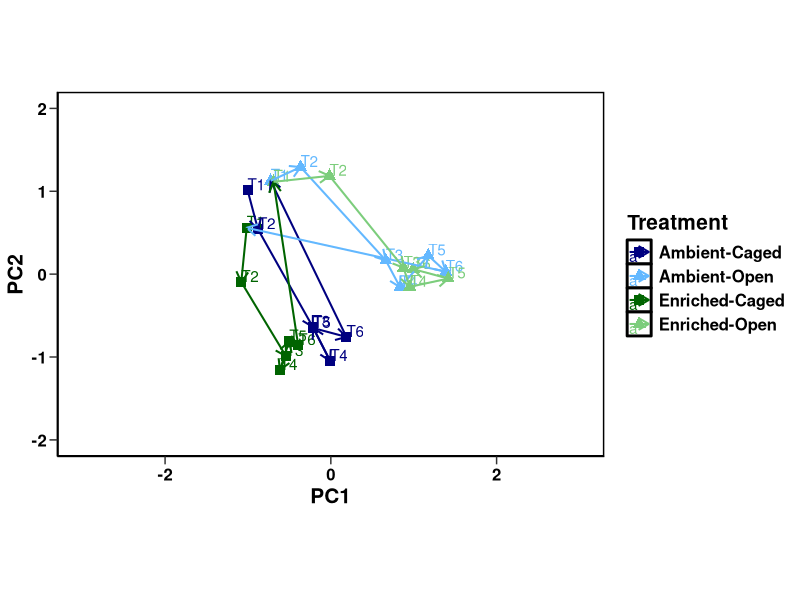
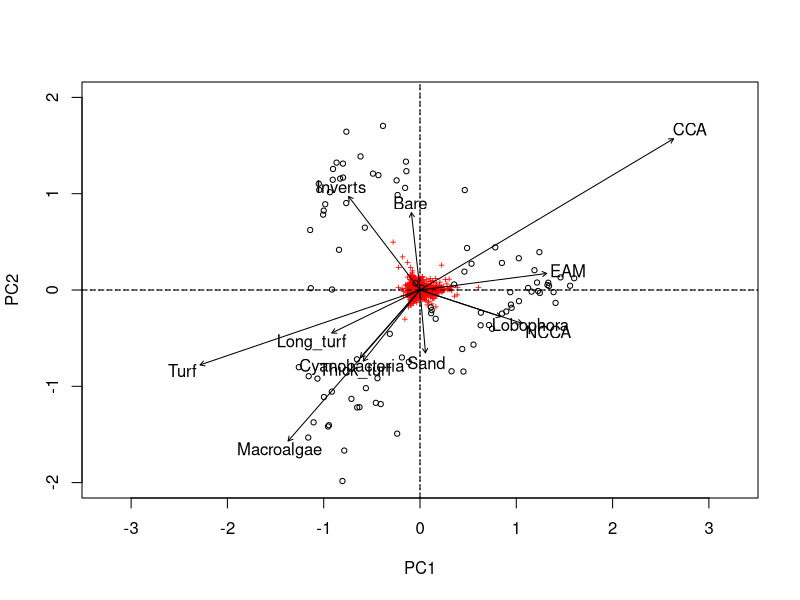
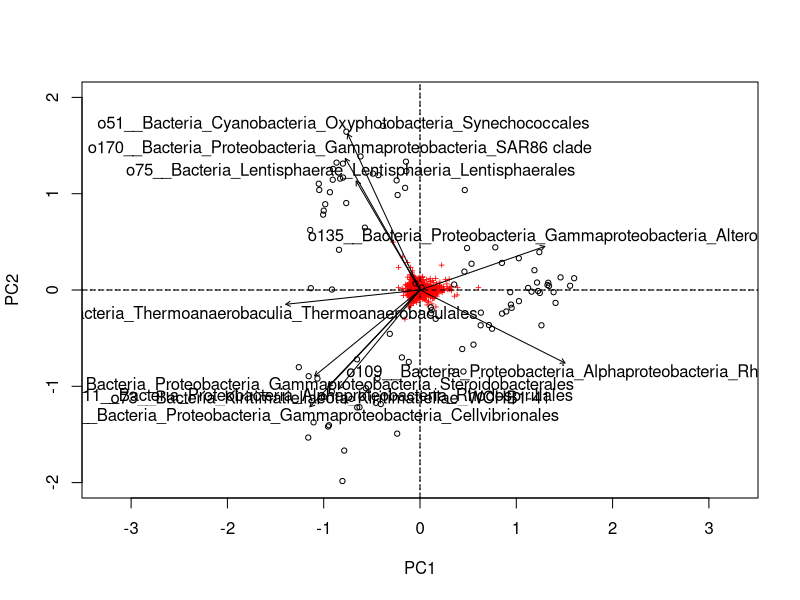

Write the R code that produced these figures, in order.
############################################# 
#### Ordination and statistical analyses #### 
#############################################

library(vegan)
library(ggplot2)

## R script to create Figures 3b and 3d

#input data

exp1_asv <- read.csv('micro_ASVs_exp1.csv', header=TRUE, row.names=1)
exp1_asv <- t(sqrt(exp1_asv))
exp1_metadata <- read.csv('micro_metadata_exp1.csv', header=TRUE, row.names=1)
exp1_metadata$dominant <- factor(exp1_metadata$dominant)
exp1_benthos <- read.csv('micro_macro_correlation_exp1.csv', header=TRUE, row.names=1)
exp1_asv_orders <- read.csv('micro_ASVs_exp1_orders.csv', header=TRUE, row.names=1) #includes all orders with relative abundance >= 1% in at least one of the samples
exp1_asv_orders <- t(sqrt(exp1_asv_orders))


#permanova

adonis2(exp1_asv ~ factor(nutrients) * factor(herbivore) * factor(time), data=exp1_metadata, method="bray", perm=999) #results are shown in Table S3
adonis2(exp1_asv ~ factor(dominant), data=exp1_metadata, method="bray", perm=999) #results are shown in Table S4

#ordination analysis

exp1_rda <- (rda(exp1_asv)) #PC1 = 14.1%, PC2 = 7.2%

exp1_rda_treatment <- rda(exp1_asv ~ factor(treatment), data=exp1_metadata) # 10.6% of community variation explained by treatment
exp1_rda_herbivore <- rda(exp1_asv ~ factor(herbivore), data=exp1_metadata) # 7.6% of community variation explained by caging
exp1_rda_nutrients <- rda(exp1_asv ~ factor(nutrients), data=exp1_metadata) # 1.7% of community variation explained by nutrients
exp1_rda_time <- rda(exp1_asv ~ factor(time), data=exp1_metadata) # 18.6% of community variation explained by time point
exp1_rda_dominant <- rda(exp1_asv ~ factor(dominant), data=exp1_metadata) # 19.2% of community variation explained by dominant benthic group


#environmental parameter fitting of macro- and micro-benthic community

exp1_rda_benthos <- envfit(exp1_rda, exp1_benthos, perm=999, na.rm = TRUE) #results are shown in Table S5; significant correlation for CCA p = 0.001; EAM p = 0.014; Inverts p = 0.022; Macroalgae p = 0.001; Turf p = 0.001

exp1_rda_orders <- envfit(exp1_rda, exp1_asv_orders, perm=999, na.rm = TRUE) #top 10 orders with p < 0.05 and highest R2 values can be found in file micro_ASVs_exp1_orders_top10.csv


#Tukey's HSD - results are shown in Table S6

exp1_rda_score <- scores(exp1_rda)$sites

exp1_rda_tuk1_herbivore <- TukeyHSD(aov(exp1_rda_score[,1] ~ factor(herbivore),data=exp1_metadata))
exp1_rda_tuk2_herbivore <- TukeyHSD(aov(exp1_rda_score[,2] ~ factor(herbivore),data=exp1_metadata))

exp1_rda_tuk1_nutrient <- TukeyHSD(aov(exp1_rda_score[,1] ~ factor(nutrients),data=exp1_metadata))
exp1_rda_tuk2_nutrient <- TukeyHSD(aov(exp1_rda_score[,2] ~ factor(nutrients),data=exp1_metadata))

exp1_rda_tuk <- TukeyHSD(aov(exp1_rda_score[,1] ~ factor(treatment), data=exp1_metadata))
exp1_rda_tuk <- TukeyHSD(aov(exp1_rda_score[,2] ~ factor(treatment), data=exp1_metadata))


#plot PCA

exp1.scores <- as.data.frame(scores(exp1_rda)$sites)
exp1.scores[,"Treatment"]<-as.character(NA)
exp1.data.scores <- cbind(exp1.scores, exp1_metadata)
exp1.data.scores$Treatment[Name=(exp1.data.scores$treatment == "AO")]<-"Ambient-Open"
exp1.data.scores$Treatment[Name=(exp1.data.scores$treatment == "AC")]<-"Ambient-Caged"
exp1.data.scores$Treatment[Name=(exp1.data.scores$treatment == "NO")]<-"Enriched-Open"
exp1.data.scores$Treatment[Name=(exp1.data.scores$treatment == "NC")]<-"Enriched-Caged"

cols <- c("Ambient-Caged" = "navy", "Ambient-Open" = "steelblue1", "Enriched-Caged" = "darkgreen", "Enriched-Open" = "palegreen3")
sizes <- c("Ambient-Caged" = 15, "Ambient-Open" = 16, "Enriched-Caged" = 17, "Enriched-Open" = 18)
cent <- aggregate(cbind(PC1, PC2) ~ time:Treatment, data = exp1.data.scores, FUN = mean)
ggplot(cent, aes(x=PC1, y=PC2, col=Treatment, shape=Treatment)) + 
  scale_colour_manual(values=cols) + geom_point(size = 3) + 
  scale_shape_manual(values=c(15,17,15,17)) + coord_fixed() + 
  geom_text(aes(label=factor(time)),hjust=0,vjust=0) + 
  geom_segment(aes(xend=c(tail(PC1, n=-1), NA), yend=c(tail(PC2, n=-1), NA)), arrow=arrow(length=unit(0.3,"cm")), size=0.7) +
  theme_bw() + theme(panel.grid.major = element_blank(),panel.grid.minor = element_blank()) +
  theme_classic() + theme(text = element_text(size=15, face="bold")) + 
  theme(axis.text = element_text(colour = "black")) + theme(panel.background = element_rect(colour = "black", size=1)) + 
  theme(axis.ticks.length=unit(.2,"cm")) + scale_x_continuous(limits=c(-3,3)) + scale_y_continuous(limits=c(-2,2))


#create and plot benthic and microbial vectors from environmental parameter fitting

#benthic vectors

plot(exp1_rda, xlim=c(-2,2), ylim=c(-2,2))
plot(exp1_rda_benthos, col='black') + abline(h = 0, v = 0, col = "black", lty = 2) 

#otu vectors

exp1_order_signfit <- read.csv('micro_ASVs_exp1_orders_top10.csv', header=TRUE, row.names=1)
exp1_order_signfit <- t(sqrt(exp1_order_signfit))
exp1_rda_orders_signfit <- envfit(exp1_rda, exp1_order_signfit, perm=999, na.rm = TRUE) 

plot(exp1_rda, xlim=c(-2,2), ylim=c(-2,2))
plot(exp1_rda_orders_signfit, col='black') + abline(h = 0, v = 0, col = 'black', lty = 2) 


#PCAs and vector plots were merged and modified in Illustrator to create Figures 3b and 3d, and combined with Figures 3a and 3c from the macro-benthic community analysis
